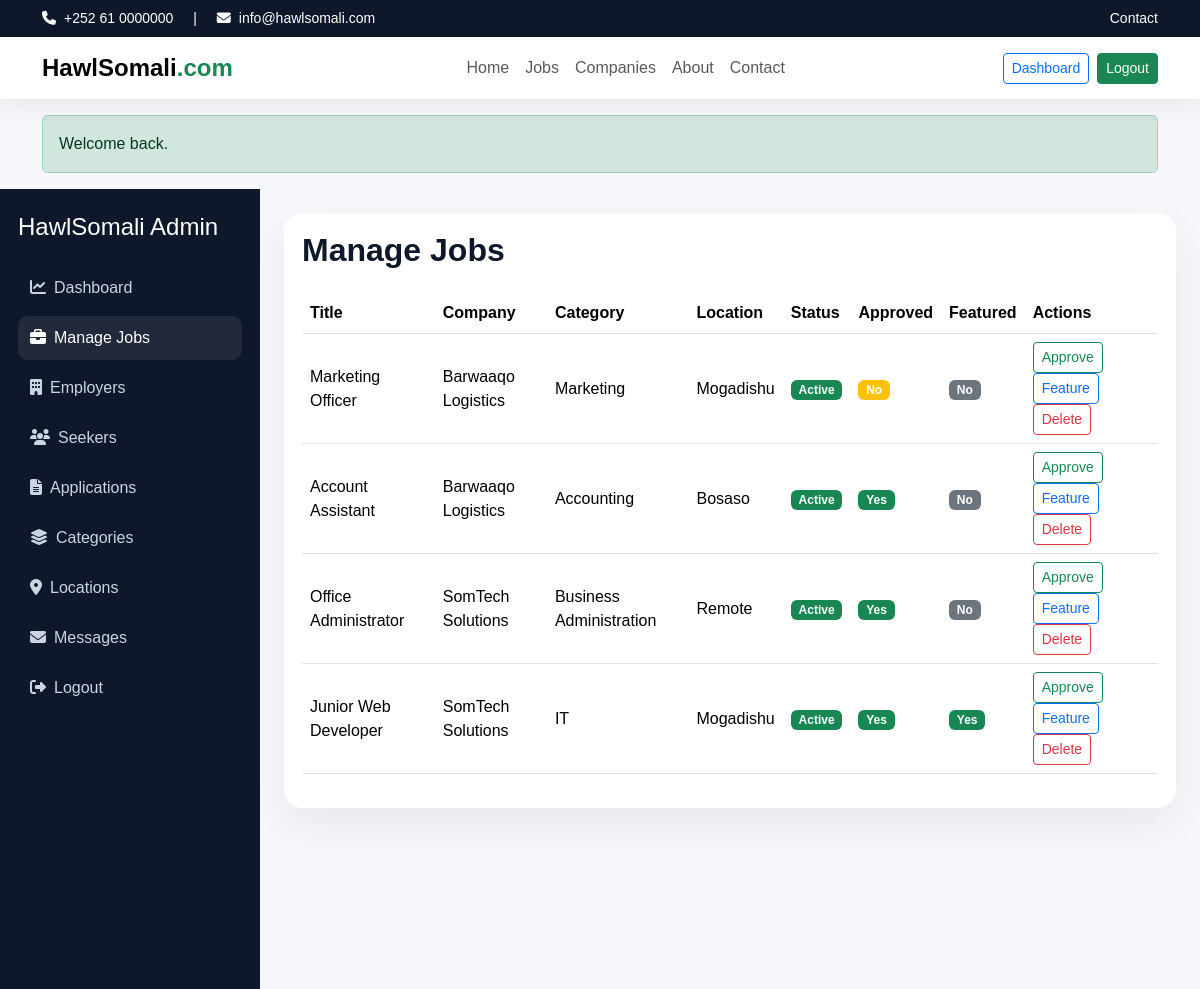
The app's page /admin/manage-jobs.php (signed in) with its own data.
### tables this page shows
CREATE TABLE jobs (
  id INT AUTO_INCREMENT PRIMARY KEY,
  employer_id INT NOT NULL,
  category_id INT NOT NULL,
  location_id INT NOT NULL,
  title VARCHAR(180) NOT NULL,
  job_type VARCHAR(50) NOT NULL DEFAULT 'Full Time',
  salary_min DECIMAL(10,2) NOT NULL DEFAULT 0.00,
  salary_max DECIMAL(10,2) NOT NULL DEFAULT 0.00,
  experience_level VARCHAR(100) DEFAULT NULL,
  education_level VARCHAR(100) DEFAULT NULL,
  vacancy_count INT NOT NULL DEFAULT 1,
  deadline DATE DEFAULT NULL,
  description TEXT,
  requirements TEXT,
  responsibilities TEXT,
  status VARCHAR(20) NOT NULL DEFAULT 'active',
  is_approved TINYINT(1) NOT NULL DEFAULT 0,
  is_featured TINYINT(1) NOT NULL DEFAULT 0,
  created_at DATETIME DEFAULT CURRENT_TIMESTAMP,
  CONSTRAINT fk_jobs_employer FOREIGN KEY (employer_id) REFERENCES employers(id) ON DELETE CASCADE,
  CONSTRAINT fk_jobs_category FOREIGN KEY (category_id) REFERENCES categories(id),
  CONSTRAINT fk_jobs_location FOREIGN KEY (location_id) REFERENCES locations(id)
);

CREATE TABLE employers (
  id INT AUTO_INCREMENT PRIMARY KEY,
  company_name VARCHAR(150) NOT NULL,
  email VARCHAR(150) NOT NULL UNIQUE,
  password VARCHAR(255) NOT NULL,
  phone VARCHAR(30) DEFAULT NULL,
  address VARCHAR(255) DEFAULT NULL,
  website VARCHAR(150) DEFAULT NULL,
  description TEXT,
  logo VARCHAR(255) DEFAULT NULL,
  status VARCHAR(20) NOT NULL DEFAULT 'active',
  created_at DATETIME DEFAULT CURRENT_TIMESTAMP
);

CREATE TABLE categories (
  id INT AUTO_INCREMENT PRIMARY KEY,
  name VARCHAR(100) NOT NULL
);

CREATE TABLE locations (
  id INT AUTO_INCREMENT PRIMARY KEY,
  name VARCHAR(100) NOT NULL
);

### admin/manage-jobs.php (the view, shortened to what this page needs)
<?php
require_once __DIR__ . '/../config/db.php'; require_once __DIR__ . '/../includes/functions.php'; require_login('admin');
$rows=$pdo->query("SELECT j.*, e.company_name, c.name category_name, l.name location_name FROM jobs j JOIN employers e ON j.employer_id=e.id JOIN categories c ON j.category_id=c.id JOIN locations l ON j.location_id=l.id ORDER BY j.id DESC")->fetchAll();
$pageTitle='Manage Jobs'; include __DIR__ . '/../includes/header.php'; include __DIR__ . '/../includes/navbar.php';
?>
<div class="dashboard-layout"><?php include __DIR__ . '/partials/sidebar.php'; ?><div class="dashboard-main">
<div class="table-card">
<h2 class="section-title mb-4">Manage Jobs</h2>
<div class="table-responsive"><table class="table align-middle">
<thead><tr><th>Title</th><th>Company</th><th>Category</th><th>Location</th><th>Status</th><th>Approved</th><th>Featured</th><th>Actions</th></tr></thead>
<tbody>
<?php foreach($rows as $r): ?><tr>
<td><?= e($r['title']) ?></td><td><?= e($r['company_name']) ?></td><td><?= e($r['category_name']) ?></td><td><?= e($r['location_name']) ?></td>
<td><?= app_status_badge($r['status']) ?></td>
<td><?= $r['is_approved'] ? '<span class="badge bg-success">Yes</span>' : '<span class="badge bg-warning">No</span>' ?></td>
<td><?= $r['is_featured'] ? '<span class="badge bg-success">Yes</span>' : '<span class="badge bg-secondary">No</span>' ?></td>
<td>
 <a class="btn btn-sm btn-outline-success" href="?approve=<?= $r['id'] ?>">Approve</a>
 <a class="btn btn-sm btn-outline-primary" href="?feature=<?= $r['id'] ?>">Feature</a>
 <a class="btn btn-sm btn-outline-danger" href="?delete=<?= $r['id'] ?>" data-confirm="Delete this job?">Delete</a>
</td></tr><?php endforeach; ?>
</tbody></table></div></div></div></div>

### includes/functions.php (shortened to what this page needs)
<?php
function e($value) {
    return htmlspecialchars((string)$value, ENT_QUOTES, 'UTF-8');
}
function app_status_badge($status) {
    $map = [
        'pending' => 'warning',
        'shortlisted' => 'info',
        'accepted' => 'success',
        'rejected' => 'danger',
        'draft' => 'secondary',
        'active' => 'success',
        'closed' => 'dark'
    ];
    $class = $map[$status] ?? 'secondary';
    return '<span class="badge bg-' . $class . '">' . e(ucfirst($status)) . '</span>';
}
?>

### assets/css/style.css (style rules this page uses)
:root { --primary:#1d4ed8; --secondary:#0f172a; --accent:#16a34a; --soft:#f8fafc; --muted:#64748b; }
body { font-family:Arial,Helvetica,sans-serif;background:#f5f7fb;color:#0f172a; }
.section-title { font-weight:800; }
.dashboard-layout { display:flex;min-height:100vh;background:#f5f7fb; }
.dashboard-main { flex:1;padding:24px; }
.table-card { background:#fff;border-radius:18px;padding:18px;box-shadow:0 16px 40px rgba(15,23,42,.06); }

### records on screen
jobs: title "Marketing Officer", employer.company_name "Barwaaqo Logistics", category.name "Marketing", location.name "Mogadishu", status "Active", is_approved "No", is_featured "No"
jobs: title "Account Assistant", employer.company_name "Barwaaqo Logistics", category.name "Accounting", location.name "Bosaso", status "Active", is_approved "Yes", is_featured "No"
jobs: title "Office Administrator", employer.company_name "SomTech Solutions", category.name "Business Administration", location.name "Remote", status "Active", is_approved "Yes", is_featured "No"
jobs: title "Junior Web Developer", employer.company_name "SomTech Solutions", category.name "IT", location.name "Mogadishu", status "Active", is_approved "Yes", is_featured "Yes"

### other values on screen
$msg "Welcome back."
